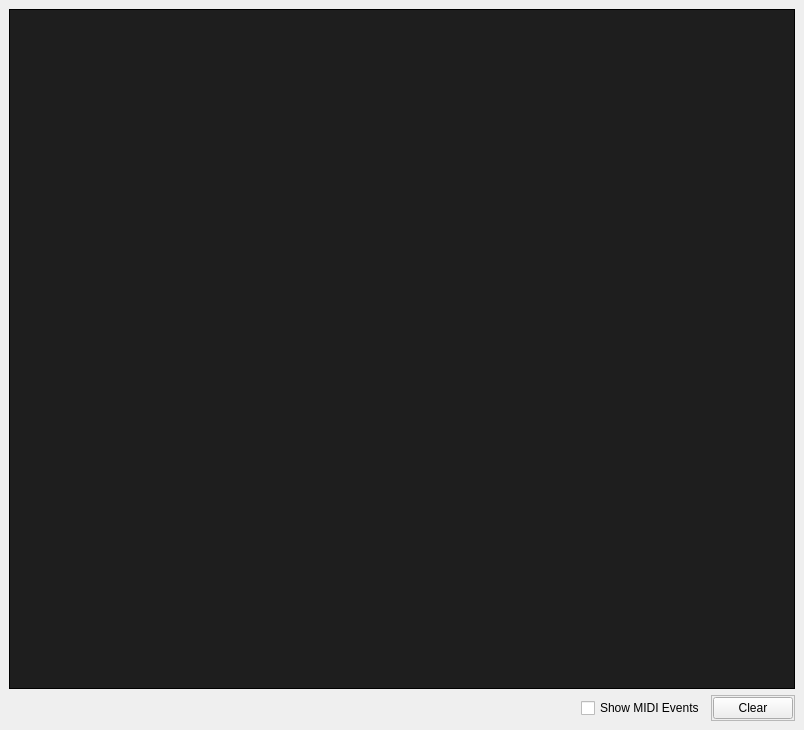
<?xml version="1.0" encoding="UTF-8"?>
<ui version="4.0">
 <class>ConsoleWindow</class>
 <widget class="QMainWindow" name="ConsoleWindow">
  <property name="geometry">
   <rect>
    <x>0</x>
    <y>0</y>
    <width>804</width>
    <height>730</height>
   </rect>
  </property>
  <property name="windowTitle">
   <string>Console - Konfyt</string>
  </property>
  <widget class="QWidget" name="centralwidget">
   <layout class="QVBoxLayout" name="verticalLayout">
    <item>
     <widget class="QTextBrowser" name="textBrowser">
      <property name="styleSheet">
       <string notr="true">background-color: rgb(30,30,30);
	/*color: rgb(150,150,150);*/
	color: white;
	border: 1px solid;</string>
      </property>
     </widget>
    </item>
    <item>
     <layout class="QHBoxLayout" name="horizontalLayout_2">
      <item>
       <spacer name="horizontalSpacer">
        <property name="orientation">
         <enum>Qt::Horizontal</enum>
        </property>
        <property name="sizeHint" stdset="0">
         <size>
          <width>40</width>
          <height>20</height>
         </size>
        </property>
       </spacer>
      </item>
      <item>
       <widget class="QCheckBox" name="checkBox_ShowMidiEvents">
        <property name="toolTip">
         <string>Show received MIDI messages in console</string>
        </property>
        <property name="text">
         <string>Show MIDI Events</string>
        </property>
       </widget>
      </item>
      <item>
       <widget class="QFrame" name="frame">
        <property name="maximumSize">
         <size>
          <width>16777215</width>
          <height>36</height>
         </size>
        </property>
        <property name="styleSheet">
         <string notr="true">QFrame{
	max-height: 2em;
	padding: 1px;
}</string>
        </property>
        <property name="frameShape">
         <enum>QFrame::StyledPanel</enum>
        </property>
        <property name="frameShadow">
         <enum>QFrame::Raised</enum>
        </property>
        <property name="buttonFrame" stdset="0">
         <bool>true</bool>
        </property>
        <layout class="QHBoxLayout" name="horizontalLayout">
         <property name="spacing">
          <number>0</number>
         </property>
         <property name="leftMargin">
          <number>0</number>
         </property>
         <property name="topMargin">
          <number>0</number>
         </property>
         <property name="rightMargin">
          <number>0</number>
         </property>
         <property name="bottomMargin">
          <number>0</number>
         </property>
         <item>
          <widget class="QPushButton" name="pushButton_Clear">
           <property name="sizePolicy">
            <sizepolicy hsizetype="Minimum" vsizetype="Minimum">
             <horstretch>0</horstretch>
             <verstretch>0</verstretch>
            </sizepolicy>
           </property>
           <property name="toolTip">
            <string>Clear console</string>
           </property>
           <property name="text">
            <string>Clear</string>
           </property>
           <property name="KonfytWideButton" stdset="0">
            <bool>true</bool>
           </property>
          </widget>
         </item>
        </layout>
       </widget>
      </item>
     </layout>
    </item>
   </layout>
  </widget>
 </widget>
 <resources/>
 <connections/>
</ui>
